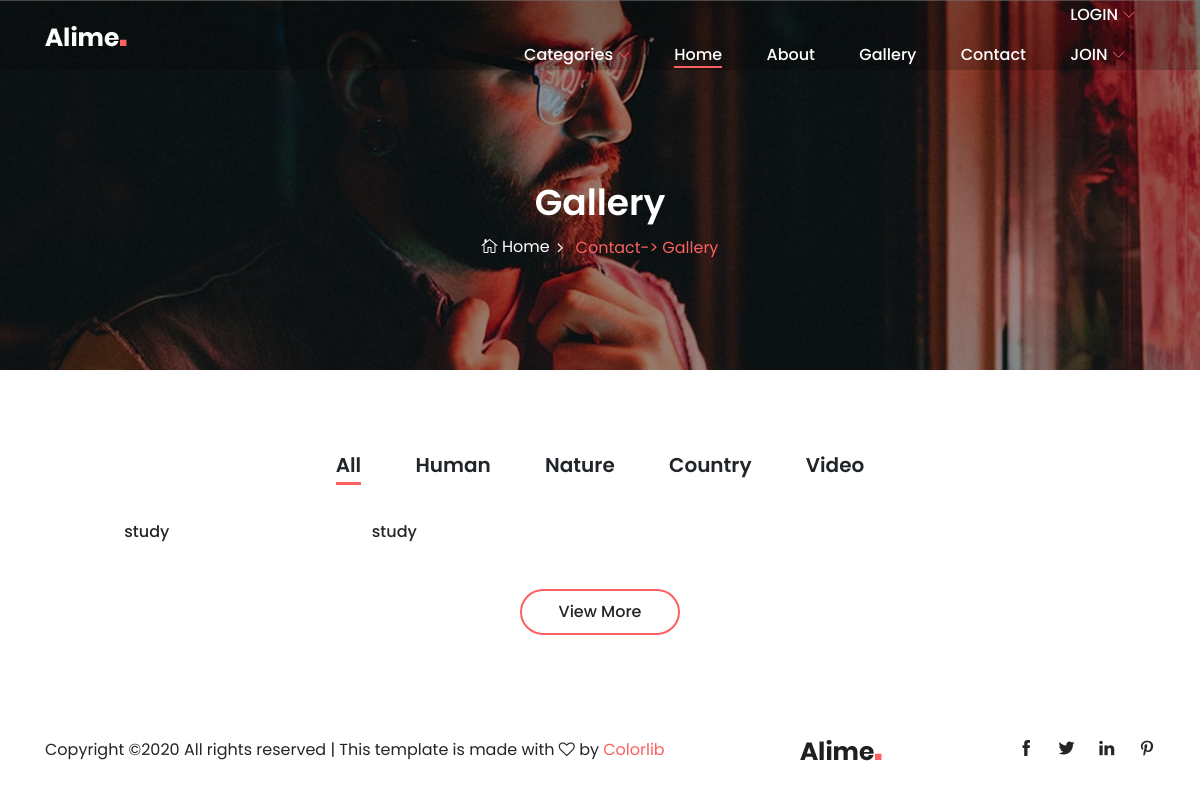
/category/24/study/, run on an earlier commit of the app's database.
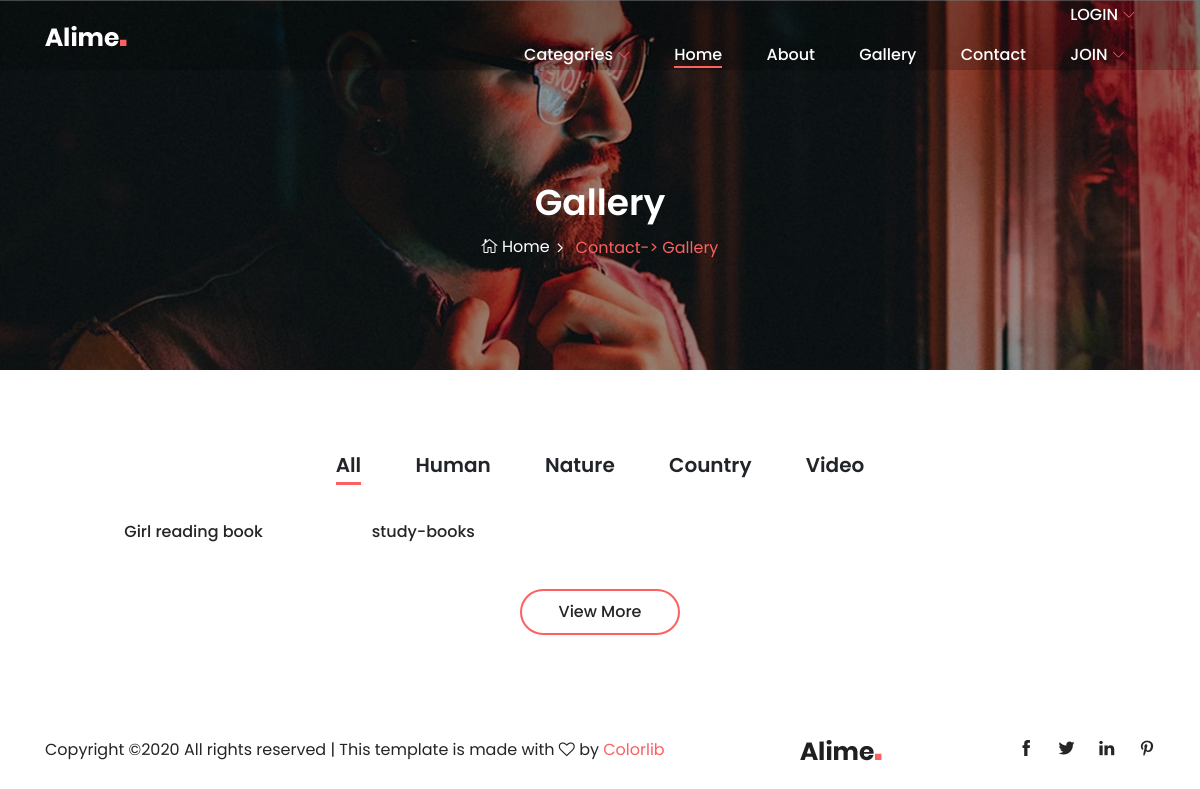
And on a later commit of the database.
### post/models.py (models this page shows, shortened)
class Post(models.Model):
    STATUS = (
        ('True', 'Evet'),
        ('False', 'Hayır'),
    )
    category = models.ForeignKey(Category, on_delete=models.CASCADE)
    title = models.CharField(max_length=150)
    keyword = models.CharField(max_length=255)
    description = models.CharField(max_length=255)
    image = models.ImageField(blank=True, upload_to="images/")
    detail = RichTextUploadingField()
    status = models.CharField(max_length=10, choices=STATUS)
    create_at = models.DateTimeField(auto_now_add=True)
    update_at = models.DateTimeField(auto_now=True)
    slug = models.SlugField(null=False, unique=True)
    def image_tag(self):
        if self.image:
            return mark_safe('<img src="%s" height="50"/>'%self.image.url)
        else:
            return 'No Image Found'
    image_tag.short_description = 'Image'

### home/views.py (the view)
# urls.py: path('category/<int:id>/<slug:slug>/', views.category_posts, name='category_posts'),
def category_posts(request, id, slug):
    posts = Post.objects.filter(category_id=id)
    categorydata = Category.objects.get(pk=id)
    category = Category.objects.all()
    context = {'posts': posts, 'category': category,
               'categorydata': categorydata}
    return render(request, 'posts.html', context)

### home/templates/posts.html (shortened to what this page needs)
{% extends "homebase.html"%}
{% load static %}
{% block content %}
    <section class="breadcrumb-area bg-img bg-overlay jarallax" style="background-image: url({% static 'img/bg-img/38.jpg'%});">
        <div class="container h-100">
            <div class="row h-100 align-items-center">
                <div class="col-12">
                    <div class="breadcrumb-content text-center">
                        <h2 class="page-title">Gallery</h2>
                        <nav aria-label="breadcrumb">
                            <ol class="breadcrumb justify-content-center">
                                <li class="breadcrumb-item"><a href="index.html"><i class="icon_house_alt"></i> Home</a></li>
                                <li class="breadcrumb-item active" aria-current="page" -> Contact-> Gallery</li>
                            </ol>
                        </nav>
                    </div>
                </div>
            </div>
        </div>
    </section>
    <div class="alime-portfolio-area section-padding-80 clearfix">
        <div class="container-fluid">
            <div class="row">
                <div class="col-12">
                    <div class="alime-projects-menu wow fadeInUp" data-wow-delay="100ms">
                        <div class="portfolio-menu text-center">
                            <button class="btn active" data-filter="*">All</button >
                            <button class="btn" data-filter=".human">Human</button>
                            <button class="btn" data-filter=".nature">Nature</button>
                            <button class="btn" data-filter=".country">Country</button>
                            <button class="btn" data-filter=".video">Video</button>
                        </div>
                    </div>
                </div>
            </div>
            <div class="row alime-portfolio">
                {% for rs in posts %}
                <div class="col-12 col-sm-6 col-lg-3 single_gallery_item nature mb-30 wow fadeInUp" data-wow-delay="100ms">
                    <div class="single-portfolio-content">
                        <a href="category/{{ rs.id }}/{{ rs.slug }}" class="portfolio-img">{{ rs.title }}</a>
                    </div>
                </div>
                {% endfor %}
        </div>
    </div>
    <div class="row">
                <div class="col-12 text-center wow fadeInUp" data-wow-delay="800ms">
                    <a href="#" class="btn alime-btn btn-2 mt-15">View More</a>
                </div>
            </div>
    </div>
{% endblock %}

### home/templates/homebase.html (shortened to what this page needs)
{% load static %}
<!DOCTYPE html>
<html lang="en">
<head>
   {% load static %}
    <link rel="stylesheet" href=" {% static 'style.css'%}">
<link rel="stylesheet" href="https://ajax.googleapis.com/ajax/libs/jqueryui/1.11.4/themes/smoothness/jquery-ui.css">
</head>
<body>
    {% include 'header.html' %}
    {% block content %} {% endblock %}
    {% include 'footer.html' %}
</body>
</html>

### home/templates/header.html (shortened to what this page needs)
{% load static %}
    <header class="header-area">
        <div class="main-header-area">
            <div class="classy-nav-container breakpoint-off">
                <div class="container">
                    <nav class="classy-navbar justify-content-between" id="alimeNav">
                        <a class="nav-brand" href="/"><img src="{% static 'img/core-img/logo.png'%}" alt=""></a>
                        <div class="classy-menu">
                            <div class="classynav">
                             <ul id="nav">
                                    {% load mptt_tags %}
                                    <li ><a href="#">Categories</a>
                                    </li>
                                    <li class="active"><a href="/">Home</a></li>
                                    <li><a href="/about">About</a></li>
                                    <li><a href="/gallery">Gallery</a></li>
                                    <li><a href="/contact">Contact</a></li>
                                    <li class="header-account dropdown default-dropdown">
                                        {% if user.id is not None %}
                                        <div class="dropdown-toggle" role="button" data-toggle="dropdown" aria-expanded="true">
                                            <div class="header-btns-icon" style="color: #fc6060;">
                                                <i class="fa fa-user-o"></i>
                                            </div>
                                            <strong href="#" class="text-uppercase" style="color:white;">{{ user.first_name }} <i class="fa fa-caret-down"></i></strong>
                                        </div>
                                        {% else %}
                                        <a href="/login/" class="text-uppercase">Login</a><a href="/signup/" class="text-uppercase">Join</a>
                                        {% endif %}
                                    </li>
                             </ul>
                            </div>
                        </div>
                    </nav>
                </div>
            </div>
        </div>
    </header>

### home/templates/footer.html (shortened to what this page needs)
{% load static %}
    <footer class="footer-area">
        <div class="container">
            <div class="row">
                <div class="col-12">
                    <div class="footer-content d-flex align-items-center justify-content-between">
                        <div class="copywrite-text">
                            <p>
Copyright &copy;<script>document.write(new Date().getFullYear());</script> All rights reserved | This template is made with <i class="fa fa-heart-o" aria-hidden="true"></i> by <a href="https://colorlib.com" target="_blank">Colorlib</a>
</p>
                        </div>
                        <div class="footer-logo">
                            <a href="#"><img src="{% static 'img/core-img/logo2.png' %}" alt=""></a>
                        </div>
                        <div class="social-info">
                            <a href="#"><i class="ti-facebook" aria-hidden="true"></i></a>
                            <a href="#"><i class="ti-twitter-alt" aria-hidden="true"></i></a>
                            <a href="#"><i class="ti-linkedin" aria-hidden="true"></i></a>
                            <a href="#"><i class="ti-pinterest" aria-hidden="true"></i></a>
                        </div>
                    </div>
                </div>
            </div>
        </div>
    </footer>
{% load static %}

### home/static/css/default-assets/classy-nav.css (style rules this page uses)
.classy-nav-container { position: relative; z-index: 1; background-color: #ffffff; }
.classy-nav-container * { box-sizing: border-box; }
.classy-nav-container a { -webkit-transition-duration: 500ms; transition-duration: 500ms; text-decoration: none; outline: none; font-size: 14px; color: #232323; display: inline-block; }
.justify-content-between { -webkit-box-pack: justify; -ms-flex-pack: justify; justify-content: space-between; }
.justify-content-center { -webkit-box-pack: center; -ms-flex-pack: center; justify-content: center; }
.classy-navbar { width: 100%; height: 80px; display: -webkit-box; display: -ms-flexbox; display: flex; -webkit-box-align: center; -ms-flex-align: center; -ms-grid-row-align: center; align-items: center; }
.classy-navbar .nav-brand { font-size: 26px; font-weight: 500; color: #232323; display: inline-block; margin-right: 30px; }
.classynav ul li { display: inline-block; clear: both; position: inherit; z-index: 10; }
.classynav ul li.cn-dropdown-item { position: relative; z-index: 10; }
.classynav ul li a { padding: 0 15px; display: block; height: 40px; font-size: 14px; line-height: 39px; }
.classynav ul li.megamenu-item > a:after, .classynav ul li.has-down > a:after { font-family: 'classyfonts'; content: "\e900"; font-size: 12px; color: #000000; padding-left: 5px; -webkit-transition-duration: 500ms; transition-duration: 500ms; }
.breakpoint-off .classynav { display: -webkit-box; display: -ms-flexbox; display: flex; -webkit-box-align: center; -ms-flex-align: center; -ms-grid-row-align: center; align-items: center; }

What changed in the data, as far as the page shows it:
changed Post: title "study" → "Girl reading book"
changed Post: title "study" → "study-books"
